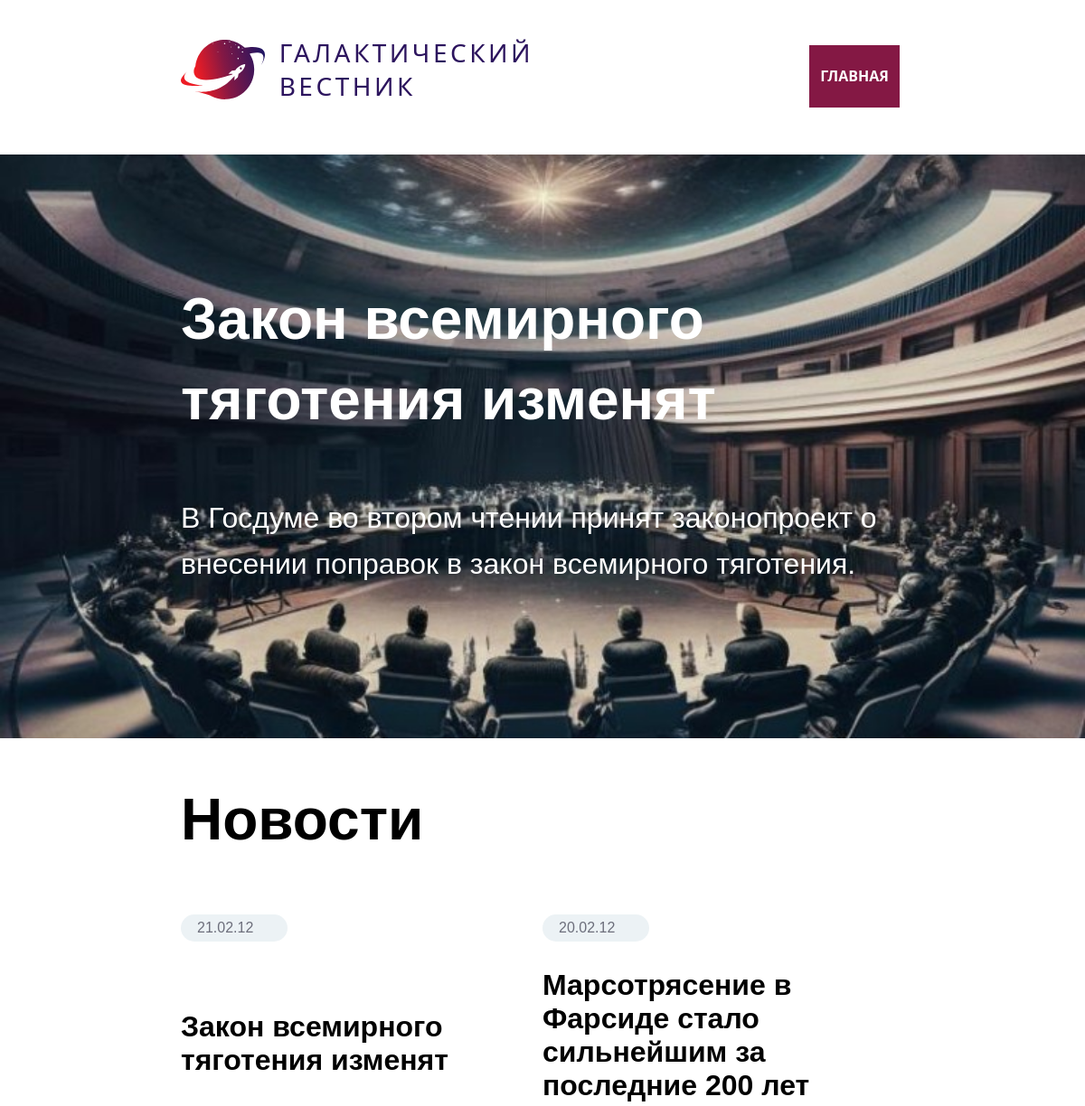
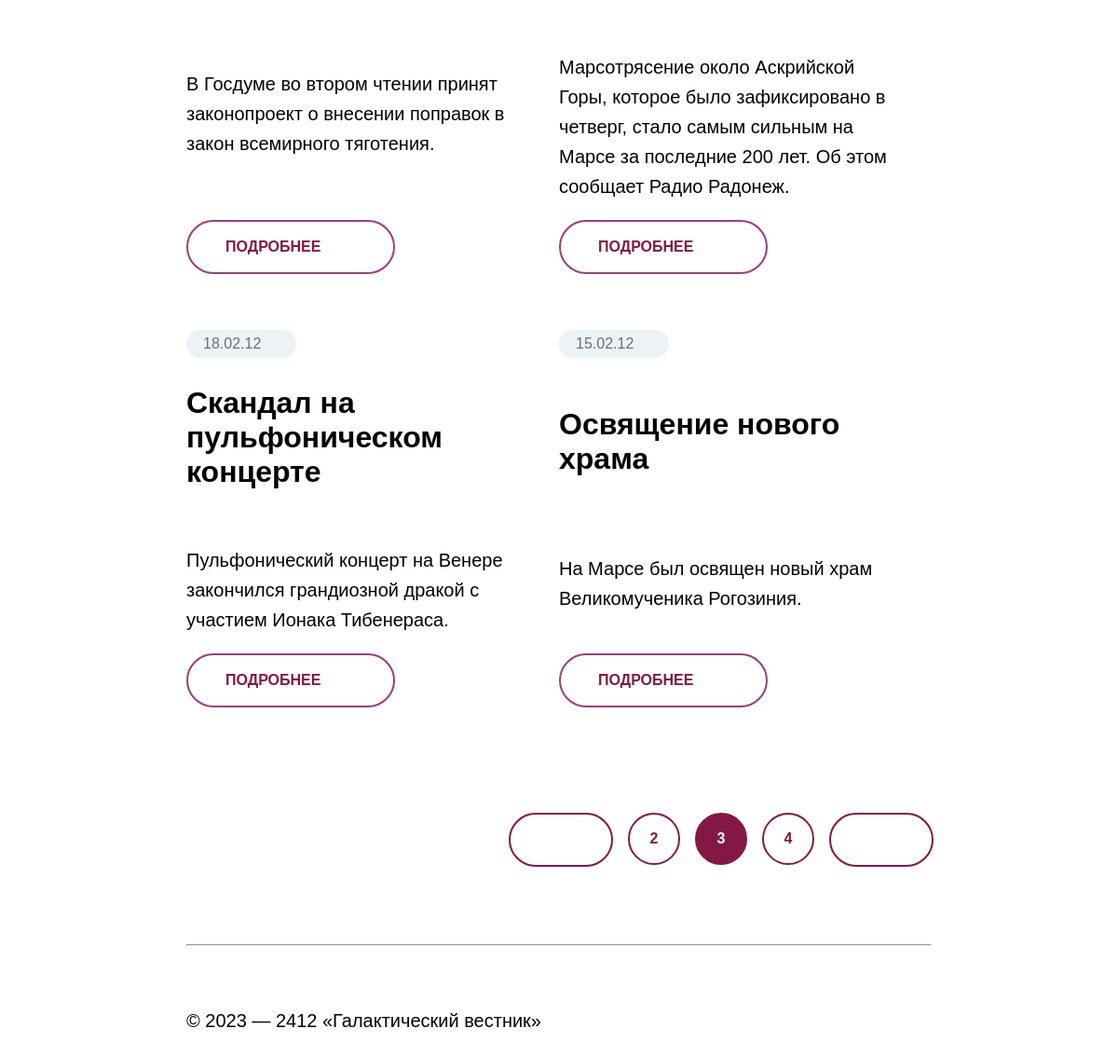
The app's page /news/page-3/ with its own data (2 pictures, top to bottom).
### tables this page shows
CREATE TABLE `news` (
  `id` int(11) unsigned NOT NULL AUTO_INCREMENT,
  `date` datetime NULL DEFAULT NULL,
  `title` varchar(250) NOT NULL DEFAULT '',
  `announce` text NULL DEFAULT NULL,
  `content` text NULL DEFAULT NULL,
  `image` varchar(250) NOT NULL DEFAULT '',
  PRIMARY KEY (`id`),
  KEY `id` (`id`),

  KEY `idx_news_date` (`date`));

### App/DB.php (called while the page is built, shortened)
<?php
class DB
{
	public static function connectDb()
	{
		$host = 'localhost';
		$dbname = 'workspace__test';
		$dbuser = 'root';
		$dbpassword = 'root';
		try {
			$db = new \PDO("mysql:host=$host;dbname=$dbname;charset=utf8;", $dbuser, $dbpassword);
		} catch (PDOException $error) {
			die("Could not connect to the database $dbname :" . $error->getMessage());
		}
		return $db;
	}
}

### App/Models/NewsModel.php (called while the page is built, shortened)
<?php
class NewsModel
{
	public static function getList($offset, $limit)
	{
		$query = DB::connectDb()->query("SELECT *,DATE_FORMAT(date,'%d.%m.%y') dt FROM news ORDER BY date DESC LIMIT $offset, $limit");
		return $query;
	}
}

### App/Controllers/NewsController.php (called while the page is built, shortened)
<?php
class NewsController
{
    public static function fetchData($number, $limit)
    {
        $numPage = NewsModel::getCount();
        $query = NewsModel::getList($number, $limit);
        $resi = NewsModel::getList($number, 1);
        $array = [
            'numPage' => $numPage,
            'query' => $query,
            'resi' => $resi,
        ];
        return $array;
    }
}

### index.php (the view, shortened to what this page needs)
<?php
$limit = 4;
if (isset($_GET['page'])) {
	$page = $_GET['page'];
} else {
	$page = 1;
}
$number = ($page * $limit) - $limit;
extract(NewsController::fetchData($number, $limit));
include_once("views/header.php");
?>
<main class="main_index">
    <section class="hero_section">
        <?php while($rowi = $resi->fetch()) { ?>
        <div class="hero_image">
            <img src="/image/<?= $rowi['image']; ?>" alt="hero_image">
        </div>
        <div class="hero_text">
            <h1 class="hero_h1"><?= $rowi['title']; ?></h1>
            <p class="hero_p"><?= $rowi['announce']; ?></p>
        </div>
        <?php } ?>
    </section>
    <section class="news_title">
        <h2 class="news_title_h2">
            Новости
        </h2>
    </section>
    <section class="news_block">
        <?php while($article = $query->fetch()) { ?>
        <div class="news">
            <div class="data_news"><?= $article["dt"]; ?></div>
            <div class="title_news"><?= $article["title"]; ?></div>
            <div class="announce_news"><?= $article["announce"]; ?></div>
            <a href="/news/<?= $article['id']; ?>/" class="a_style_button">
                <div class="button_news">
                    Подробнее<div class="arrow_button"></div>
                </div>
            </a>
        </div>
        <?php } ?>
    </section>
    <section class="pagination">
        <ul class="pagination_item">
            <?php
            include('Pagination.php');
            ?>
        </ul>
    </section>
</main>
<?php
include_once("views/footer.php");
?>

### css/index.css (style rules this page uses)
html { box-sizing: border-box; margin: 0 auto; width: 100%; background-color: rgb(182, 183, 183); }
*, *::after, *::before { box-sizing: inherit; }
body { width: 100vw; height: auto; background-color: rgb(255, 255, 255); margin: 0 auto; display: flex; flex-direction: column; justify-content: space-between; font-family: "Segoe UI;", sans-serif; }
.main_index { display: flex; flex-direction: column; margin-bottom: 83px; }
.hero_section, .news_block, .pagination { display: flex; }
.hero_section { height: 646px; margin: 0px; align-items: center; }
.hero_image { width: 100%; height: 100%; position: relative; z-index: 0; }
.hero_image img { position: relative; margin: 0; width: 100%; height: 100%; object-fit: cover; }
.hero_text { position: absolute; margin-left: 200px; max-width: 800px; z-index: 1; display: flex; flex-direction: column; gap: 30px; }
.hero_h1 { margin: 0px; color: #fff; font-size: 64px; font-style: normal; font-weight: 600; line-height: 140%; }
.hero_text p { margin: 0px; color: #fff; font-size: 32px; font-style: normal; font-weight: 400; line-height: 160%; }
.news_title { display: flex; margin: 54.32px auto 40px 200px; width: max-content; justify-content: start; }
.news_title_h2 { color: #000; font-size: 64px; font-style: normal; font-weight: 600; line-height: 110%; margin: 0px; }
.news_block { display: flex; flex-wrap: wrap; margin: 0 200px; }
.news { width: 50%; padding: 30px 30px 30px 0px; display: flex; flex-direction: column; justify-content: space-between; }
.data_news { width: 118px; padding: 6px 18px; border-radius: 20px; background: var(--light-grey, #ecf2f5); color: var(--grey, #6c6e7b); font-size: 16px; font-style: normal; font-weight: 400; line-height: normal; }
.title_news { width: 100%; height: auto; margin-top: 30px; color: var(--body-text, #000); font-size: 32px; font-style: normal; font-weight: 600; line-height: normal; }
.announce_news { width: 100%; height: auto; margin-top: 60px; }
.announce_news p { margin: 0px; color: var(--body-text, #000); font-size: 20px; font-style: normal; font-weight: 400; line-height: 160%; }
.a_style_button { padding-top: 20px; text-decoration: none; color: var(--body-text, #000); }
.button_news { display: flex; gap: 10px; margin: 0px; width: 224px; padding: 16px 40px; justify-content: center; align-items: center; border-radius: 50px; border: 2px solid #9b407a; color: var(--brand-color, #841844); font-size: 16px; font-style: normal; font-weight: 600; line-height: normal; text-transform: uppercase; }
.arrow_button { background-image: url(../img/Arrow\ 1.svg); background-repeat: no-repeat; background-position: 50% 50%; width: 26px; height: 22px; left: 5px; margin: 0 auto; }
.pagination { margin: 83px 198px 0px auto; }
.pagination_item { display: flex; gap: 16px; margin: 0px; padding: 0px; }

### css/page.css (style rules this page uses)
a { color: #6c6e7b; text-decoration: none; }
a { text-decoration: none; }

### records on screen
news: image (picture), title "Закон всемирного тяготения изменят", announce "В Госдуме во втором чтении принят законопроект о внесении поправок в закон всемирного тяготения.", dt "21.02.12"
news: dt "20.02.12", title "Марсотрясение в Фарсиде стало сильнейшим за последние 200 лет", announce "Марсотрясение около Аскрийской Горы, которое было зафиксировано в четверг, стало самым сильным на Марсе за последние 200 лет. Об этом сообщает Радио Радонеж."
news: dt "18.02.12", title "Скандал на пульфоническом концерте", announce "Пульфонический концерт на Венере закончился грандиозной дракой с участием Ионака Тибенераса."
news: dt "15.02.12", title "Освящение нового храма", announce "На Марсе был освящен новый храм Великомученика Рогозиния."

### other values on screen
$pageName "ГЛАВНАЯ"
$i "2"
$i "3"
$i "4"
